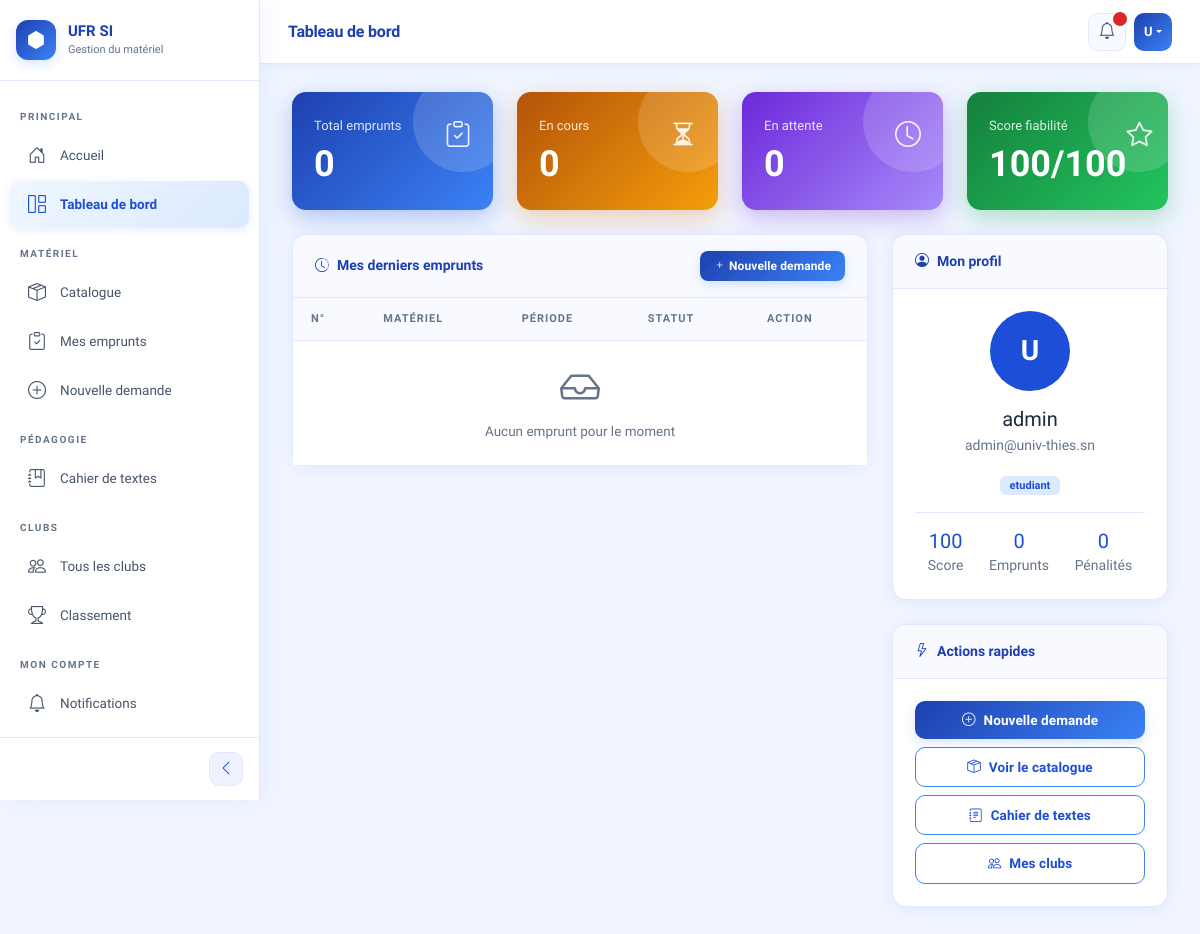
Page /tableau-de-bord/ (signed in) on the committed database.
### comptes/models.py (models this page shows, shortened)
class Utilisateur(AbstractUser):
    ROLES = [
        ('etudiant', 'Étudiant'),
        ('enseignant', 'Enseignant'),
        ('technicien', 'Technicien'),
        ('admin', 'Administrateur'),
    ]
    role = models.CharField(max_length=20, choices=ROLES, default='etudiant')
    telephone = models.CharField(max_length=20, blank=True)
    filiere = models.CharField(max_length=100, blank=True)
    niveau = models.CharField(max_length=20, blank=True)
    penalite = models.IntegerField(default=0)
    bloque = models.BooleanField(default=False)
    def get_score_fiabilite(self):
        return max(0, 100 - (self.penalite * 10))

### comptes/views.py (the view)
# urls.py: path('tableau-de-bord/', views.tableau_de_bord, name='tableau_de_bord'),
@login_required
def tableau_de_bord(request):
    from emprunts.models import Demande
    demandes = Demande.objects.filter(utilisateur=request.user).order_by('-date_demande')
    contexte = {
        'demandes': demandes,
        'total_emprunts': demandes.count(),
        'en_cours': demandes.filter(statut='en_cours').count(),
        'en_attente': demandes.filter(statut='en_attente').count(),
        'score': request.user.get_score_fiabilite(),
    }
    return render(request, 'comptes/tableau_de_bord.html', contexte)

### templates/comptes/tableau_de_bord.html (shortened to what this page needs)
{% extends 'base.html' %}
{% block page_titre %}Tableau de bord{% endblock %}
{% block contenu %}
<div class="row g-4 mb-4">
  <div class="col-md-3">
    <div class="stat-card stat-blue">
      <div class="d-flex justify-content-between align-items-start">
        <div>
          <p>Total emprunts</p>
          <h2>{{ total_emprunts }}</h2>
        </div>
        <i class="bi bi-clipboard-check"></i>
      </div>
    </div>
  </div>
  <div class="col-md-3">
    <div class="stat-card stat-orange">
      <div class="d-flex justify-content-between align-items-start">
        <div>
          <p>En cours</p>
          <h2>{{ en_cours }}</h2>
        </div>
        <i class="bi bi-hourglass-split"></i>
      </div>
    </div>
  </div>
  <div class="col-md-3">
    <div class="stat-card stat-purple">
      <div class="d-flex justify-content-between align-items-start">
        <div>
          <p>En attente</p>
          <h2>{{ en_attente }}</h2>
        </div>
        <i class="bi bi-clock"></i>
      </div>
    </div>
  </div>
  <div class="col-md-3">
    <div class="stat-card stat-green">
      <div class="d-flex justify-content-between align-items-start">
        <div>
          <p>Score fiabilité</p>
          <h2>{{ score }}/100</h2>
        </div>
        <i class="bi bi-star"></i>
      </div>
    </div>
  </div>
</div>
<div class="row g-4">
  <div class="col-md-8">
    <div class="card">
      <div class="card-header d-flex justify-content-between align-items-center">
        <span><i class="bi bi-clock-history me-2"></i>Mes derniers emprunts</span>
        <a href="{% url 'nouvelle_demande' %}" class="btn btn-primary btn-sm">
          <i class="bi bi-plus"></i> Nouvelle demande
        </a>
      </div>
      <div class="card-body p-0">
        <table class="table mb-0">
          <thead>
            <tr>
              <th>N°</th>
              <th>Matériel</th>
              <th>Période</th>
              <th>Statut</th>
              <th>Action</th>
            </tr>
          </thead>
          <tbody>
            {% for demande in demandes %}
            <tr>
              <td><strong>#{{ demande.id }}</strong></td>
              <td>
                {% for ligne in demande.lignes.all %}
                <span class="badge bg-light text-dark me-1">{{ ligne.materiel.nom }}</span>
                {% endfor %}
              </td>
              <td>
                <small class="text-muted">
                  {{ demande.date_debut|date:"d/m/Y" }} →
                  {{ demande.date_fin|date:"d/m/Y" }}
                </small>
              </td>
              <td>
                {% if demande.statut == 'en_attente' %}
                  <span class="badge bg-warning text-dark">En attente</span>
                {% elif demande.statut == 'approuvee' or demande.statut == 'en_cours' %}
                  <span class="badge bg-success">En cours</span>
                {% elif demande.statut == 'restituee' %}
                  <span class="badge bg-secondary">Restituée</span>
                {% elif demande.statut == 'refusee' %}
                  <span class="badge bg-danger">Refusée</span>
                {% endif %}
              </td>
              <td>
                <a href="{% url 'detail_demande' demande.id %}"
                   class="btn btn-sm btn-outline-primary">
                  <i class="bi bi-eye"></i>
                </a>
              </td>
            </tr>
            {% empty %}
            <tr>
              <td colspan="5" class="text-center text-muted py-4">
                <i class="bi bi-inbox display-6 d-block mb-2"></i>
                Aucun emprunt pour le moment
              </td>
            </tr>
            {% endfor %}
          </tbody>
        </table>
      </div>
    </div>
  </div>
  <div class="col-md-4">
    <div class="card mb-4">
      <div class="card-header">
        <i class="bi bi-person-circle me-2"></i>Mon profil
      </div>
      <div class="card-body text-center">
        <div style="width:80px; height:80px; border-radius:50%;
             background:var(--primary); color:white;
             display:flex; align-items:center; justify-content:center;
             font-size:28px; font-weight:700; margin:0 auto 16px;">
          {{ user.first_name|first|upper|default:"U" }}
        </div>
        <h5 class="mb-1">{{ user.get_full_name|default:user.username }}</h5>
        <p class="text-muted small mb-3">{{ user.email }}</p>
        <span class="badge bg-primary">{{ user.role }}</span>
        <hr>
        <div class="d-flex justify-content-around text-center">
          <div>
            <h5 class="mb-0" style="color:var(--primary);">{{ score }}</h5>
            <small class="text-muted">Score</small>
          </div>
          <div>
            <h5 class="mb-0" style="color:var(--primary);">{{ total_emprunts }}</h5>
            <small class="text-muted">Emprunts</small>
          </div>
          <div>
            <h5 class="mb-0" style="color:var(--primary);">{{ user.penalite }}</h5>
            <small class="text-muted">Pénalités</small>
          </div>
        </div>
      </div>
    </div>
    <div class="card">
      <div class="card-header">
        <i class="bi bi-lightning me-2"></i>Actions rapides
      </div>
      <div class="card-body d-grid gap-2">
        <a href="{% url 'nouvelle_demande' %}" class="btn btn-primary">
          <i class="bi bi-plus-circle me-2"></i>Nouvelle demande
        </a>
        <a href="{% url 'liste_materiels' %}" class="btn btn-outline-primary">
          <i class="bi bi-box-seam me-2"></i>Voir le catalogue
        </a>
        <a href="{% url 'liste_cours' %}" class="btn btn-outline-primary">
          <i class="bi bi-journal-text me-2"></i>Cahier de textes
        </a>
        <a href="{% url 'liste_clubs' %}" class="btn btn-outline-primary">
          <i class="bi bi-people me-2"></i>Mes clubs
        </a>
      </div>
    </div>
  </div>
</div>
{% endblock %}

### templates/base.html (shortened to what this page needs)
<!DOCTYPE html>
<html lang="fr">
<head>
  {% load static %}
  <link href="https://cdn.jsdelivr.net/npm/bootstrap@5.3.0/dist/css/bootstrap.min.css" rel="stylesheet">
  <link href="https://cdn.jsdelivr.net/npm/bootstrap-icons@1.10.0/font/bootstrap-icons.css" rel="stylesheet">
  <link rel="stylesheet" href="{% static 'css/style.css' %}">
</head>
<body>
<div class="sidebar" id="sidebar">
  <div class="sidebar-brand">
    <div class="sidebar-brand-icon">
      <i class="bi bi-hexagon-fill"></i>
    </div>
    <div class="sidebar-brand-text">
      <h4>UFR SI</h4>
      <p>Gestion du matériel</p>
    </div>
  </div>
  <nav class="sidebar-nav">
    <div class="nav-section">Principal</div>
    <a href="{% url 'accueil' %}" class="sidebar-link" data-label="Accueil">
      <i class="bi bi-house-door"></i>
      <span class="nav-label">Accueil</span>
    </a>
    {% if user.is_authenticated %}
    <a href="{% url 'tableau_de_bord' %}" class="sidebar-link" data-label="Tableau de bord">
      <i class="bi bi-grid-1x2"></i>
      <span class="nav-label">Tableau de bord</span>
    </a>
    {% endif %}
    <div class="nav-section">Matériel</div>
    <a href="{% url 'liste_materiels' %}" class="sidebar-link" data-label="Catalogue">
      <i class="bi bi-box-seam"></i>
      <span class="nav-label">Catalogue</span>
    </a>
    {% if user.is_authenticated %}
    <a href="{% url 'liste_demandes' %}" class="sidebar-link" data-label="Mes emprunts">
      <i class="bi bi-clipboard-check"></i>
      <span class="nav-label">Mes emprunts</span>
    </a>
    <a href="{% url 'nouvelle_demande' %}" class="sidebar-link" data-label="Nouvelle demande">
      <i class="bi bi-plus-circle"></i>
      <span class="nav-label">Nouvelle demande</span>
    </a>
    {% endif %}
    <div class="nav-section">Pédagogie</div>
    <a href="{% url 'liste_cours' %}" class="sidebar-link" data-label="Cahier de textes">
      <i class="bi bi-journal-bookmark"></i>
      <span class="nav-label">Cahier de textes</span>
    </a>
    <div class="nav-section">Clubs</div>
    <a href="{% url 'liste_clubs' %}" class="sidebar-link" data-label="Clubs">
      <i class="bi bi-people"></i>
      <span class="nav-label">Tous les clubs</span>
    </a>
    <a href="{% url 'classement_clubs' %}" class="sidebar-link" data-label="Classement">
      <i class="bi bi-trophy"></i>
      <span class="nav-label">Classement</span>
    </a>
    {% if user.is_authenticated %}
    <div class="nav-section">Mon compte</div>
    <a href="{% url 'mes_notifications' %}" class="sidebar-link" data-label="Notifications">
      <i class="bi bi-bell"></i>
      <span class="nav-label">Notifications</span>
    </a>
    <a href="{% url 'parametres' %}" class="sidebar-link" data-label="Paramètres">
    </a>
    {% endif %}
  </nav>
  <div class="sidebar-toggle-btn">
    <button class="toggle-btn" id="toggleSidebarBtn" title="Réduire le menu">
      <i class="bi bi-chevron-left" id="toggleIcon"></i>
    </button>
  </div>
</div>
<div class="topbar" id="topbar">
  <div class="d-flex align-items-center gap-3">
    <span class="topbar-title">{% block page_titre %}UFR SI{% endblock %}</span>
  </div>
  <div class="topbar-right">
    {% if user.is_authenticated %}
    <a href="{% url 'mes_notifications' %}" class="topbar-btn position-relative" title="Notifications">
      <i class="bi bi-bell"></i>
      <span class="notif-badge" id="notif-badge" style="display:none;"></span>
    </a>
    <div class="dropdown">
      <button class="user-avatar dropdown-toggle" data-bs-toggle="dropdown" style="border:none;">
        {{ user.first_name|first|upper|default:"U" }}{{ user.last_name|first|upper|default:"" }}
      </button>
    </div>
    {% else %}
    <a href="{% url 'connexion' %}" class="btn btn-primary btn-sm">
      <i class="bi bi-box-arrow-in-right me-1"></i>Se connecter
    </a>
    {% endif %}
  </div>
</div>
<div class="main-content" id="mainContent">
  {% block contenu %}{% endblock %}
</div>
{% load static %}
</body>
</html>

### rows in the picture
Utilisateur: first_name|first "U", get_full_name "admin", email "admin@univ-thies.sn", role "etudiant", penalite "0"

### other values in the picture
{{ total_emprunts }} "0"
{{ en_cours }} "0"
{{ en_attente }} "0"
{{ score }} "100"
